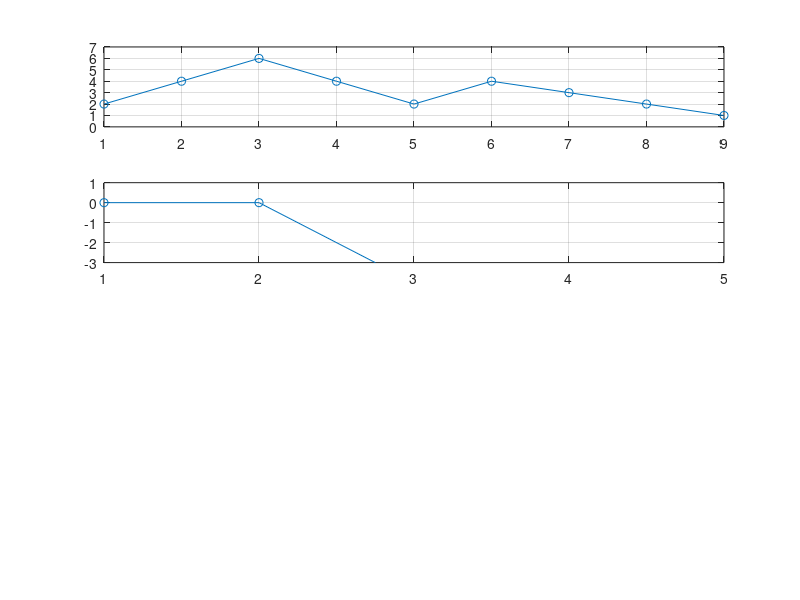

Here is the MATLAB script that generated this plot:
clear all;

x = [2, 4, 6, 4, 2, 4, 3, 2, 1];

h1 =[1];
h2 = [0, 0, 0, 1];
h3 = [-1, 1 ];
h4 = [0, 0, 0, 0, 0, 0, 0, 0, 0, 0, -1, 1 ];
h5 = [3];
h6 = [0, 0, 0, 3];
h7 = [0, 0, -2, -1, 0];

y1 = conv(x,h1);
y2 = conv(x,h2);
y3 = conv(x,h3);
y4 = conv(x,h4);
y5 = conv(x,h5);
y6 = conv(x,h6);
y7 = conv(x,h7);

subplot(411);
plot(y1,'-o-');
grid on;
set(gca, 'xtick', 1:1:9);
axis([1 9 0 7]);

subplot(412);
plot(y7,'-o-');
grid on;
set(gca, 'xtick', 1:1:5);
axis([1 5 -3 1]);
